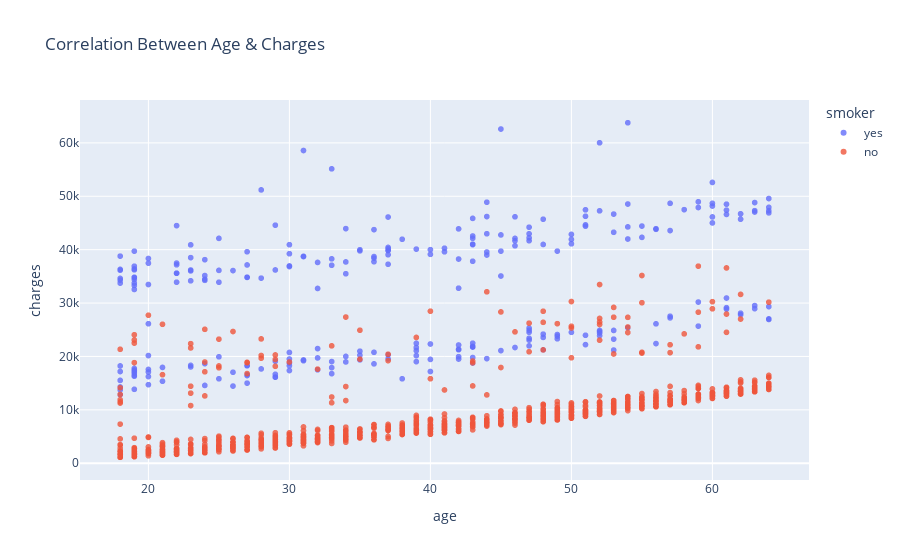

Notebook cell for this chart:
### Markdown cell above
### 5. Correlation between Age and Charges

This will represents the relationship between this 2 features and see how the charges effects by the age

### Code cell
figure = px.scatter(data,
                    x="age",
                    y='charges',
                    color="smoker",
                    opacity=0.8, 
                    hover_data=['sex'],
                    title="Correlation Between Age & Charges"
                    )

figure.update_layout(bargap=0.1)
figure.show()

### Figure 1 — Plotly figure (JSON) as saved in the notebook; plotly's stock layout.template omitted (floating-point values rounded to 4 significant figures; data arrays with more than 128 entries replaced by an {"elided": "..."} marker saying what was removed)
{"data": [{"customdata": {"elided": "274x1 str values"}, "hovertemplate": "smoker=yes<br>age=%{x}<br>charges=%{y}<br>sex=%{customdata[0]}<extra></extra>", "legendgroup": "yes", "marker": {"color": "#636efa", "opacity": 0.8, "symbol": "circle"}, "mode": "markers", "name": "yes", "showlegend": true, "type": "scattergl", "x": {"elided": "274 int values"}, "xaxis": "x", "y": {"elided": "274 float values"}, "yaxis": "y"}, {"customdata": {"elided": "1064x1 str values"}, "hovertemplate": "smoker=no<br>age=%{x}<br>charges=%{y}<br>sex=%{customdata[0]}<extra></extra>", "legendgroup": "no", "marker": {"color": "#EF553B", "opacity": 0.8, "symbol": "circle"}, "mode": "markers", "name": "no", "showlegend": true, "type": "scattergl", "x": {"elided": "1064 int values"}, "xaxis": "x", "y": {"elided": "1064 float values"}, "yaxis": "y"}], "layout": {"bargap": 0.1, "legend": {"title": {"text": "smoker"}, "tracegroupgap": 0}, "title": {"text": "Correlation Between Age & Charges"}, "xaxis": {"anchor": "y", "domain": [0, 1], "title": {"text": "age"}}, "yaxis": {"anchor": "x", "domain": [0, 1], "title": {"text": "charges"}}}}
